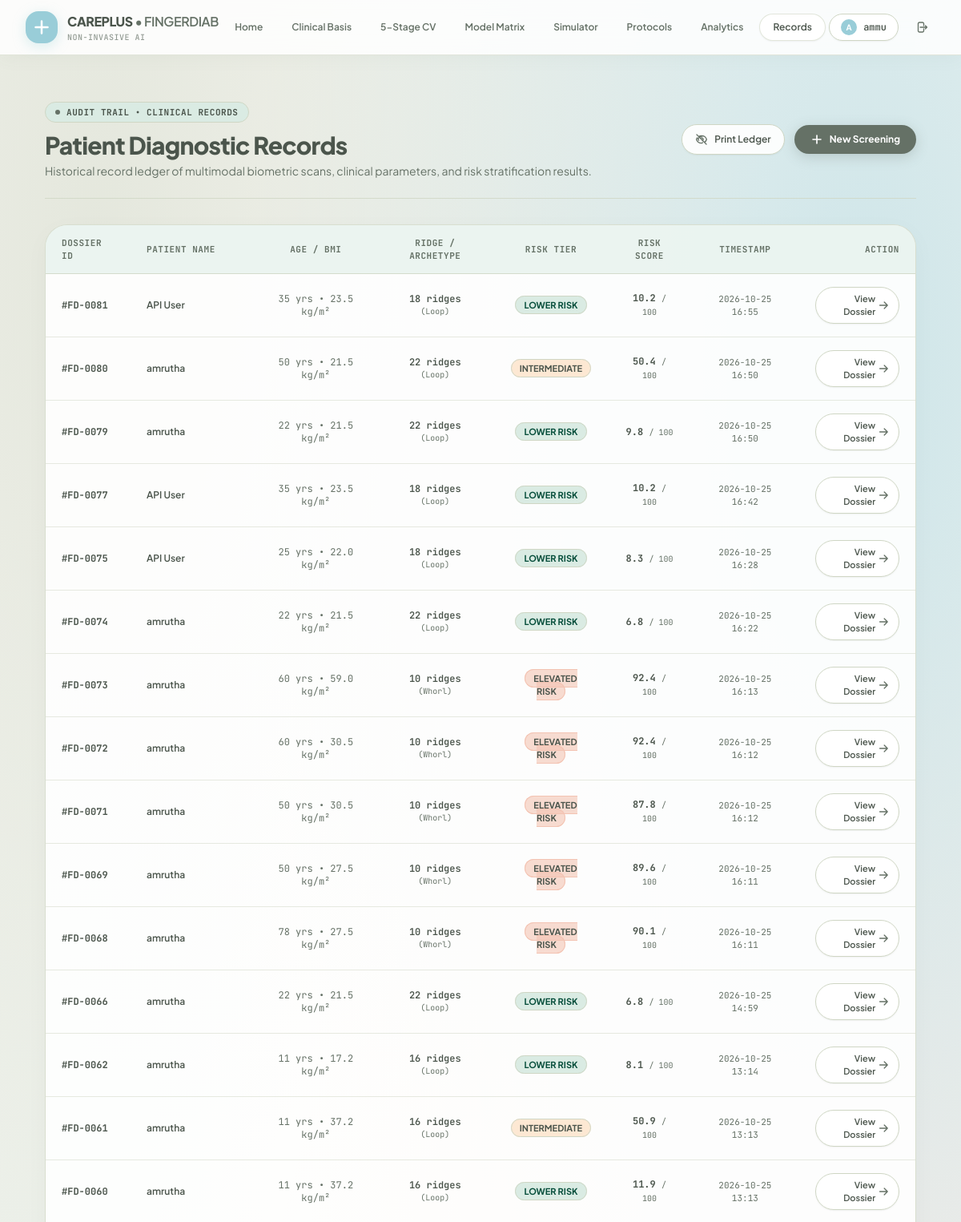
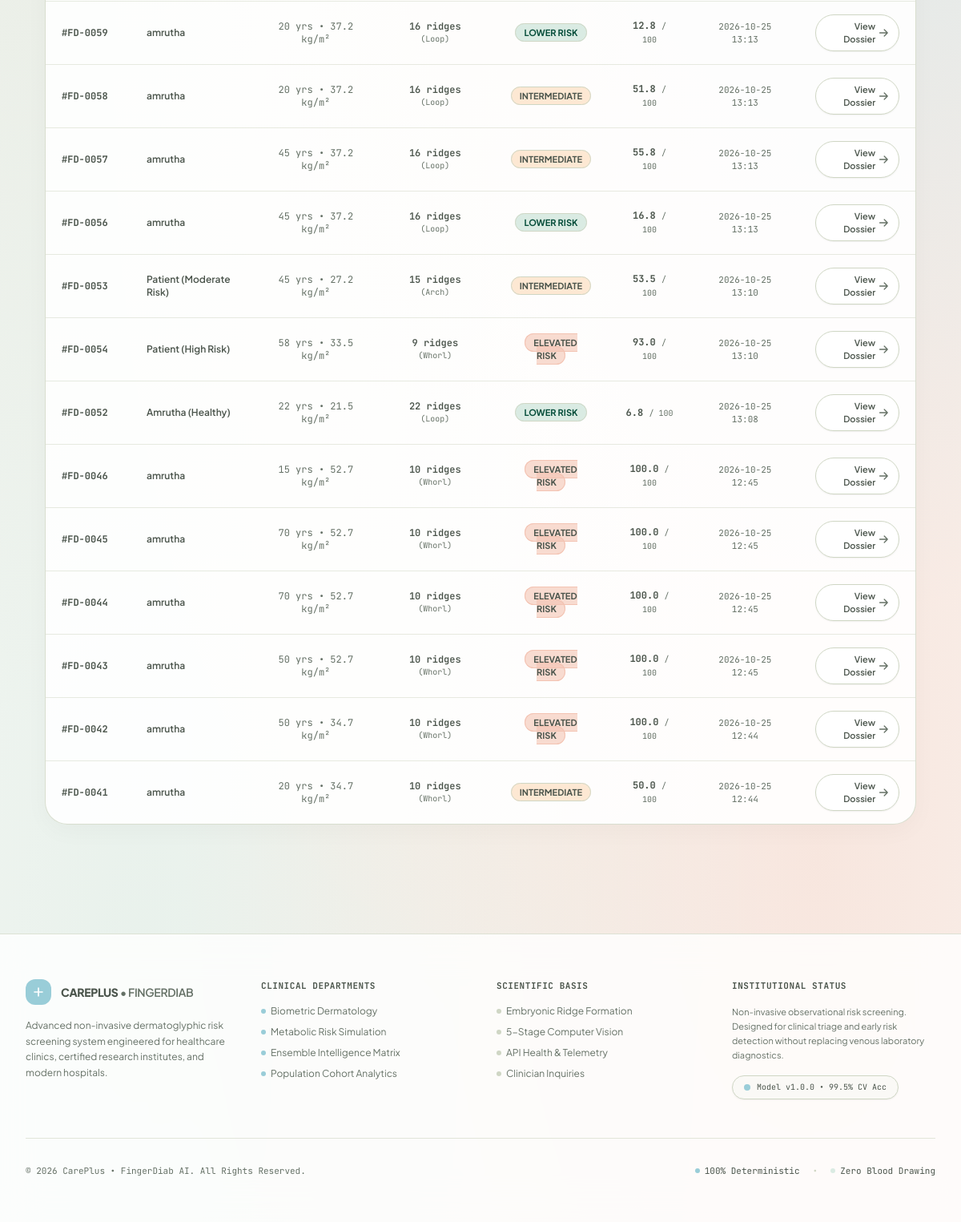
/history (signed in), run on the app's committed database (2 pictures, top to bottom).
### tables this page shows
CREATE TABLE predictions (
            id INTEGER PRIMARY KEY AUTOINCREMENT,
            user_id INTEGER,
            patient_name TEXT,
            fingerprint_type TEXT NOT NULL,
            ridge_count INTEGER NOT NULL,
            age INTEGER NOT NULL,
            bmi REAL NOT NULL,
            family_history TEXT NOT NULL,
            diabetes_risk TEXT NOT NULL,
            risk_score REAL DEFAULT 0.0,
            model_used TEXT DEFAULT 'Random Forest',
            confidence REAL DEFAULT 0.0,
            notes TEXT,
            created_at TIMESTAMP DEFAULT CURRENT_TIMESTAMP, model_version TEXT DEFAULT 'fingerdiab-rf-v1.0.0',
            FOREIGN KEY (user_id) REFERENCES users (id)
        );

### app.py (the view)
@app.route('/history')
@login_required
def history_page():
    records = PredictionRepository.get_by_user_id(session['user_id'])
    return render_template('history.html', records=records)

### templates/history.html (shortened to what this page needs)
{% extends "base.html" %}
{% block content %}
<div class="py-10 px-4 sm:px-6 lg:px-8 max-w-6xl mx-auto space-y-8">
    <div class="flex flex-col sm:flex-row sm:items-center justify-between gap-4 border-b border-[#CFD6C4]/80 pb-6">
        <div>
            <div class="inline-flex items-center gap-2 px-3 py-1 rounded-full bg-[#DAEBE3] border border-[#CFD6C4] text-[11px] font-bold text-[#4B554C] uppercase tracking-wider font-mono">
                <span class="w-1.5 h-1.5 rounded-full bg-[#657166]"></span>
                <span>Audit Trail &bull; Clinical Records</span>
            </div>
            <h1 class="text-2xl sm:text-3xl font-extrabold text-[#4B554C] mt-2.5 font-heading tracking-tight">
                Patient Diagnostic Records
            </h1>
            <p class="text-xs sm:text-sm text-[#657166] mt-1">
                Historical record ledger of multimodal biometric scans, clinical parameters, and risk stratification results.
            </p>
        </div>
        <div class="flex items-center space-x-3">
            <button onclick="window.print()" class="px-4 py-2.5 rounded-full bg-white/90 hover:bg-[#DAEBE3] text-[#4B554C] text-xs font-semibold border border-[#CFD6C4] transition flex items-center gap-2 shadow-sm">
                <span>Print Ledger</span>
            </button>
            <a href="{{ url_for('upload_page') }}" class="btn-ink-pill px-5 py-2.5 text-xs flex items-center gap-2 shadow-md">
                <svg class="w-4 h-4" fill="none" viewBox="0 0 24 24" stroke="currentColor" stroke-width="2.5">
                    <path stroke-linecap="round" stroke-linejoin="round" d="M12 4.5v15m7.5-7.5h-15" />
                </svg>
                <span>New Screening</span>
            </a>
        </div>
    </div>
    <div class="bg-white/90 rounded-[28px] border border-[#CFD6C4]/80 shadow-[0_8px_30px_rgb(0,0,0,0.03)] overflow-hidden">
        {% if records and records|length > 0 %}
            <div class="overflow-x-auto">
                <table class="w-full text-left text-xs text-[#4B554C]">
                    <thead class="bg-[#DAEBE3]/50 border-b border-[#CFD6C4]/80 text-[11px] font-mono uppercase tracking-wider text-[#657166]">
                        <tr>
                            <th class="px-5 py-3.5">Dossier ID</th>
                            <th class="px-5 py-3.5">Patient Name</th>
                            <th class="px-5 py-3.5 text-center">Age / BMI</th>
                            <th class="px-5 py-3.5 text-center">Ridge / Archetype</th>
                            <th class="px-5 py-3.5 text-center">Risk Tier</th>
                            <th class="px-5 py-3.5 text-center">Risk Score</th>
                            <th class="px-5 py-3.5 text-center">Timestamp</th>
                            <th class="px-5 py-3.5 text-right">Action</th>
                        </tr>
                    </thead>
                    <tbody class="divide-y divide-[#CFD6C4]/50">
                        {% for r in records %}
                            <tr class="hover:bg-[#DAEBE3]/20 transition-colors">
                                <td class="px-5 py-4 font-mono font-bold text-[#4B554C]">
                                    #FD-{{ "%04d"|format(r.id) }}
                                </td>
                                <td class="px-5 py-4 font-semibold text-[#4B554C]">
                                    {{ r.patient_name }}
                                </td>
                                <td class="px-5 py-4 text-center font-mono text-[#657166]">
                                    {{ r.age }} yrs &bull; {{ r.bmi }} kg/m²
                                </td>
                                <td class="px-5 py-4 text-center font-mono text-[#657166]">
                                    <span class="inline-flex items-center gap-1 font-semibold text-[#4B554C]">
                                        {{ r.ridge_count }} ridges
                                    </span>
                                    <span class="text-[10px] text-[#657166] block capitalize">({{ r.fingerprint_type }})</span>
                                </td>
                                <td class="px-5 py-4 text-center">
                                    {% if r.diabetes_risk|lower == 'high' %}
                                        <span class="px-2.5 py-1 rounded-full text-[11px] font-bold uppercase bg-[#F3C3B2]/60 text-[#4B554C] border border-[#F3C3B2]">
                                            Elevated Risk
                                        </span>
                                    {% elif r.diabetes_risk|lower == 'medium' %}
                                        <span class="px-2.5 py-1 rounded-full text-[11px] font-bold uppercase bg-[#FDE8D3] text-[#4B554C] border border-[#CFD6C4]">
                                            Intermediate
                                        </span>
                                    {% else %}
                                        <span class="px-2.5 py-1 rounded-full text-[11px] font-bold uppercase bg-[#DAEBE3] text-emerald-900 border border-[#CFD6C4]">
                                            Lower Risk
                                        </span>
                                    {% endif %}
                                </td>
                                <td class="px-5 py-4 text-center font-mono font-bold text-[#4B554C]">
                                    {% if r.risk_score %}
                                        {{ "%.1f"|format(r.risk_score) }} <span class="text-[10px] text-[#657166] font-normal">/ 100</span>
                                    {% else %}
                                        {{ r.confidence }}%
                                    {% endif %}
                                </td>
                                <td class="px-5 py-4 text-center font-mono text-[#657166] text-[11px]">
                                    {{ r.created_at[:16] if r.created_at else 'Recent' }}
                                </td>
                                <td class="px-5 py-4 text-right">
                                    <a href="{{ url_for('result_page', pred_id=r.id) }}" class="inline-flex items-center gap-1 px-3 py-1.5 rounded-full bg-white hover:bg-[#DAEBE3] text-[#4B554C] font-semibold text-[11px] border border-[#CFD6C4] transition shadow-sm">
                                        <span>View Dossier</span>
                                        <svg class="w-3.5 h-3.5 text-[#657166]" fill="none" viewBox="0 0 24 24" stroke="currentColor" stroke-width="2.5">
                                            <path stroke-linecap="round" stroke-linejoin="round" d="M13.5 4.5L21 12m0 0l-7.5 7.5M21 12H3" />
                                        </svg>
                                    </a>
                                </td>
                            </tr>
                        {% endfor %}
                    </tbody>
                </table>
            </div>
        {% endif %}
    </div>
</div>
{% endblock %}

### data on the page
predictions: id "0081", patient_name "API User", age "35", bmi "23.5", ridge_count "18", fingerprint_type "Loop", diabetes_risk "LOWER RISK", risk_score "10.2", created_at "2026-10-25 16:55"
predictions: id "0080", patient_name "amrutha", age "50", bmi "21.5", ridge_count "22", fingerprint_type "Loop", diabetes_risk "INTERMEDIATE", risk_score "50.4", created_at "2026-10-25 16:50"
predictions: id "0079", patient_name "amrutha", age "22", bmi "21.5", ridge_count "22", fingerprint_type "Loop", diabetes_risk "LOWER RISK", risk_score "9.8", created_at "2026-10-25 16:50"
predictions: id "0077", patient_name "API User", age "35", bmi "23.5", ridge_count "18", fingerprint_type "Loop", diabetes_risk "LOWER RISK", risk_score "10.2", created_at "2026-10-25 16:42"
predictions: id "0075", patient_name "API User", age "25", bmi "22.0", ridge_count "18", fingerprint_type "Loop", diabetes_risk "LOWER RISK", risk_score "8.3", created_at "2026-10-25 16:28"
predictions: id "0074", patient_name "amrutha", age "22", bmi "21.5", ridge_count "22", fingerprint_type "Loop", diabetes_risk "LOWER RISK", risk_score "6.8", created_at "2026-10-25 16:22"
predictions: id "0073", patient_name "amrutha", age "60", bmi "59.0", ridge_count "10", fingerprint_type "Whorl", diabetes_risk "ELEVATED RISK", risk_score "92.4", created_at "2026-10-25 16:13"
predictions: id "0072", patient_name "amrutha", age "60", bmi "30.5", ridge_count "10", fingerprint_type "Whorl", diabetes_risk "ELEVATED RISK", risk_score "92.4", created_at "2026-10-25 16:12"
predictions: id "0071", patient_name "amrutha", age "50", bmi "30.5", ridge_count "10", fingerprint_type "Whorl", diabetes_risk "ELEVATED RISK", risk_score "87.8", created_at "2026-10-25 16:12"
predictions: id "0069", patient_name "amrutha", age "50", bmi "27.5", ridge_count "10", fingerprint_type "Whorl", diabetes_risk "ELEVATED RISK", risk_score "89.6", created_at "2026-10-25 16:11"
predictions: id "0068", patient_name "amrutha", age "78", bmi "27.5", ridge_count "10", fingerprint_type "Whorl", diabetes_risk "ELEVATED RISK", risk_score "90.1", created_at "2026-10-25 16:11"
predictions: id "0066", patient_name "amrutha", age "22", bmi "21.5", ridge_count "22", fingerprint_type "Loop", diabetes_risk "LOWER RISK", risk_score "6.8", created_at "2026-10-25 14:59"
predictions: id "0062", patient_name "amrutha", age "11", bmi "17.2", ridge_count "16", fingerprint_type "Loop", diabetes_risk "LOWER RISK", risk_score "8.1", created_at "2026-10-25 13:14"
predictions: id "0061", patient_name "amrutha", age "11", bmi "37.2", ridge_count "16", fingerprint_type "Loop", diabetes_risk "INTERMEDIATE", risk_score "50.9", created_at "2026-10-25 13:13"
predictions: id "0060", patient_name "amrutha", age "11", bmi "37.2", ridge_count "16", fingerprint_type "Loop", diabetes_risk "LOWER RISK", risk_score "11.9", created_at "2026-10-25 13:13"
predictions: id "0059", patient_name "amrutha", age "20", bmi "37.2", ridge_count "16", fingerprint_type "Loop", diabetes_risk "LOWER RISK", risk_score "12.8", created_at "2026-10-25 13:13"
predictions: id "0058", patient_name "amrutha", age "20", bmi "37.2", ridge_count "16", fingerprint_type "Loop", diabetes_risk "INTERMEDIATE", risk_score "51.8", created_at "2026-10-25 13:13"
predictions: id "0057", patient_name "amrutha", age "45", bmi "37.2", ridge_count "16", fingerprint_type "Loop", diabetes_risk "INTERMEDIATE", risk_score "55.8", created_at "2026-10-25 13:13"
predictions: id "0056", patient_name "amrutha", age "45", bmi "37.2", ridge_count "16", fingerprint_type "Loop", diabetes_risk "LOWER RISK", risk_score "16.8", created_at "2026-10-25 13:13"
predictions: id "0053", patient_name "Patient (Moderate Risk)", age "45", bmi "27.2", ridge_count "15", fingerprint_type "Arch", diabetes_risk "INTERMEDIATE", risk_score "53.5", created_at "2026-10-25 13:10"
predictions: id "0054", patient_name "Patient (High Risk)", age "58", bmi "33.5", ridge_count "9", fingerprint_type "Whorl", diabetes_risk "ELEVATED RISK", risk_score "93.0", created_at "2026-10-25 13:10"
predictions: id "0052", patient_name "Amrutha (Healthy)", age "22", bmi "21.5", ridge_count "22", fingerprint_type "Loop", diabetes_risk "LOWER RISK", risk_score "6.8", created_at "2026-10-25 13:08"
predictions: id "0046", patient_name "amrutha", age "15", bmi "52.7", ridge_count "10", fingerprint_type "Whorl", diabetes_risk "ELEVATED RISK", risk_score "100.0", created_at "2026-10-25 12:45"
predictions: id "0045", patient_name "amrutha", age "70", bmi "52.7", ridge_count "10", fingerprint_type "Whorl", diabetes_risk "ELEVATED RISK", risk_score "100.0", created_at "2026-10-25 12:45"
predictions: id "0044", patient_name "amrutha", age "70", bmi "52.7", ridge_count "10", fingerprint_type "Whorl", diabetes_risk "ELEVATED RISK", risk_score "100.0", created_at "2026-10-25 12:45"
predictions: id "0043", patient_name "amrutha", age "50", bmi "52.7", ridge_count "10", fingerprint_type "Whorl", diabetes_risk "ELEVATED RISK", risk_score "100.0", created_at "2026-10-25 12:45"
predictions: id "0042", patient_name "amrutha", age "50", bmi "34.7", ridge_count "10", fingerprint_type "Whorl", diabetes_risk "ELEVATED RISK", risk_score "100.0", created_at "2026-10-25 12:44"
predictions: id "0041", patient_name "amrutha", age "20", bmi "34.7", ridge_count "10", fingerprint_type "Whorl", diabetes_risk "INTERMEDIATE", risk_score "50.0", created_at "2026-10-25 12:44"

### other printed values
{{ session.get('username', 'U')[0]|upper }} "A"
{{ session.get('username') }} "ammu"
